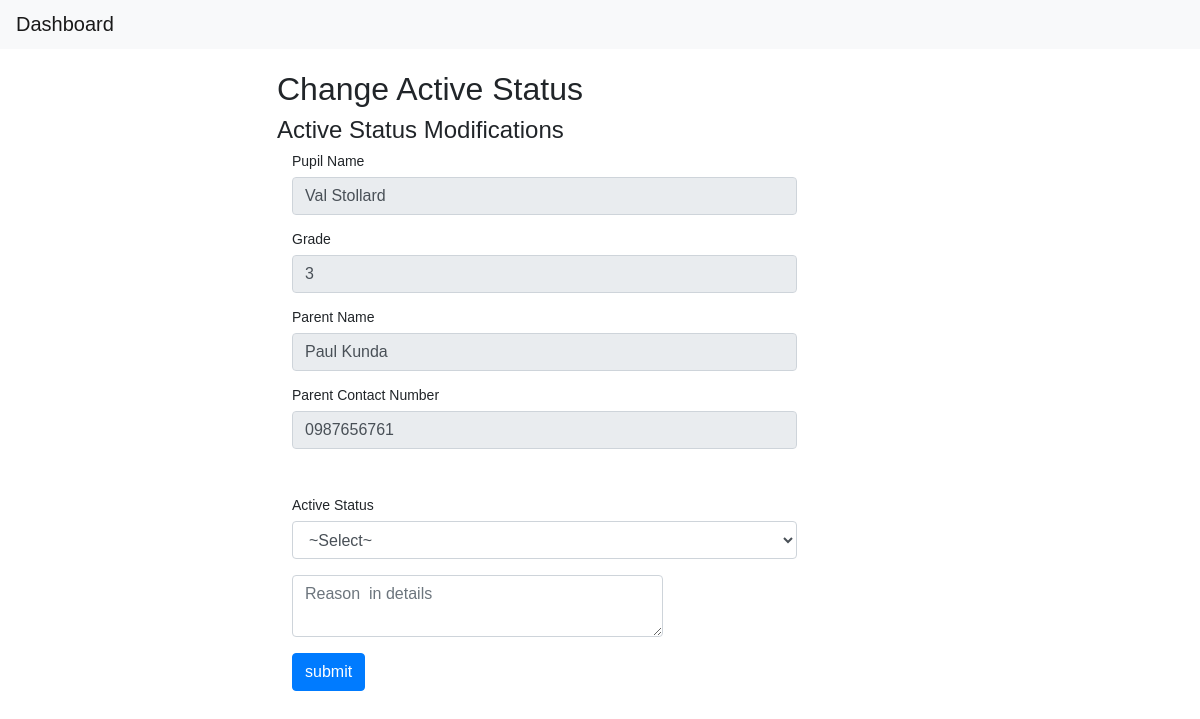
Before: /teacher/activeStatus.php?id=1 with the older database file.
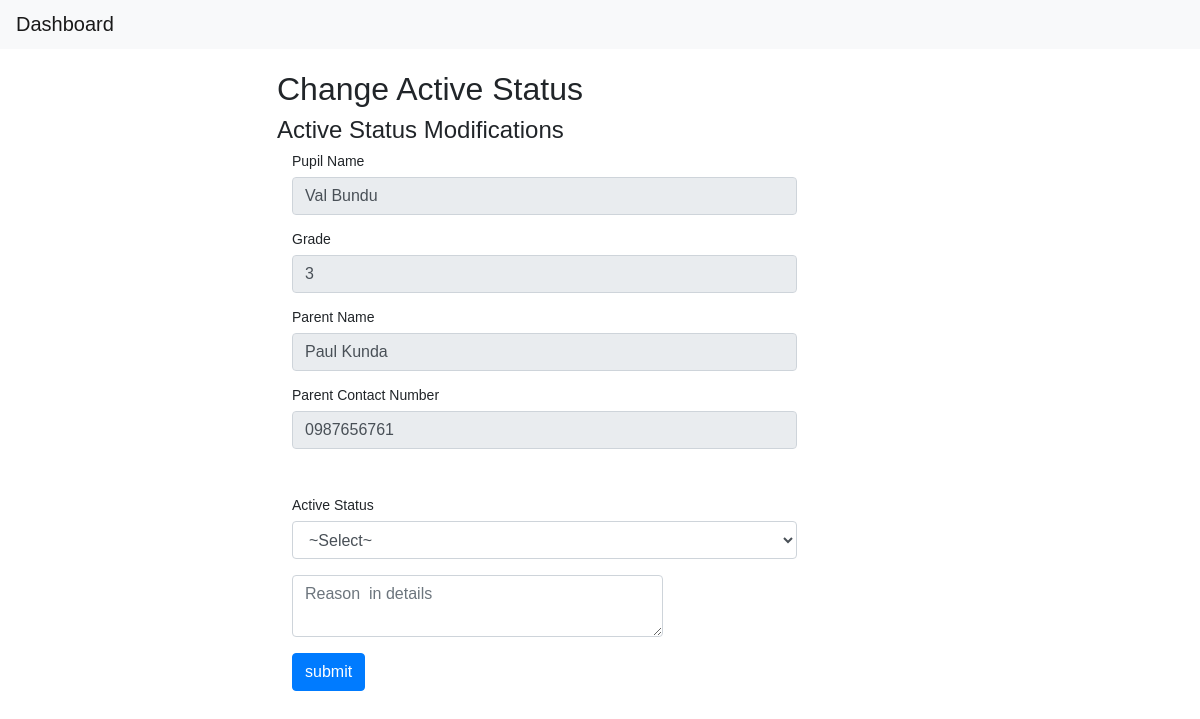
After: the same page with the newer database file.
### tables this page shows
CREATE TABLE `pupil` (
  `pupilID` int(11) NOT NULL,
  `pupilName` varchar(50) NOT NULL,
  `parentID` int(11) NOT NULL,
  `dateOfBirth` varchar(10) NOT NULL,
  `grade` int(11) NOT NULL,
  `yearStarted` varchar(20) NOT NULL,
  `dateModified` date DEFAULT NULL,
  `activeStatus` varchar(20) DEFAULT 'active'
);

CREATE TABLE `parent` (
  `parentID` int(11) NOT NULL,
  `parentName` varchar(50) NOT NULL,
  `phoneNumber` varchar(20) NOT NULL,
  `address` varchar(20) NOT NULL,
  `dateCreated` varchar(100) NOT NULL
);

### teacher/activeStatus.php (the view, shortened to what this page needs)
<?php
    require_once "../includes/config.php";
    if(isset($_GET['id'])){
        $pupilID = $_GET['id'];
        $pupilName = '';
        $parentName = '';
        $parentPhoneNumber = '';
        $grade = '';
        $SQL = "SELECT * FROM pupil, parent WHERE pupil.pupilID = '$pupilID' AND pupil.parentID = parent.parentID";
        $results = mysqli_query($mysqli, $SQL);
        if(mysqli_num_rows($results) > 0){
            while($rows = mysqli_fetch_assoc($results)){
                $pupilName = $rows['pupilName'];
                $parentName = $rows['parentName'];
                $parentPhoneNumber = $rows['phoneNumber'];
                $grade = $rows['grade'];
            }
        }
    }
?>
<?php
  require_once '../includes/navbar_header.php';
?>
<!DOCTYPE html>
<html lang="en">
<head>
<link rel="stylesheet" href="https://maxcdn.bootstrapcdn.com/bootstrap/4.0.0/css/bootstrap.min.css">
</head>
<body>
<div class="container">
    <div class="wrapper">
        <h2>Change Active Status</h2>
        <form class="form-group" action="" method="POST">
            <h4> Active Status Modifications </h4>
			<div class="col-sm-12">
                <label>Pupil Name</label>
				<input type="text" name="fullName" readonly value="<?php echo $pupilName; ?>" placeholder="Pupil" class="form-control">
			</div><br>
            <div class="col-sm-12">
                <label>Grade</label>
				<input type="text" readonly value="<?php echo $grade; ?>" placeholder="Grade" class="form-control">
			</div><br>
			<div class="col-sm-12">
               <label>Parent Name</label>
				<input type="text" name="parentName" readonly value="<?php echo $parentName; ?>" placeholder="Parent Name" class="form-control">
			</div>
			<br>
			<div class="col-sm-12">
            <label>Parent Contact Number</label>
				<input type="text" name="phoneNumber" readonly value="<?php echo $parentPhoneNumber; ?>" placeholder="Phone Number" class="form-control">
			</div>
			<br><br><br>
            <div class="col-sm-12">
            <label>Active Status</label>
                <select name="activeStatus" class="form-control" onChange="accountSelect(this)">
                        <option id="select">
                            ~Select~
                        </option>
                </select>
			</div><br>
            <div class="col-sm-9">
                <textarea name="reasonDetails" placeholder="Reason  in details" required class="form-control"></textarea>
            </div>
            <br>
            <div class="col-sm-6">
            <input class="btn btn-primary" type="submit" name="submit" value="submit" />
            </div>
        </form>
    </div>
</div>
</body>
</html>

Changed rows visible on the page:
changed pupil "Paul Kunda": fullName "Val Stollard" → "Val Bundu"
